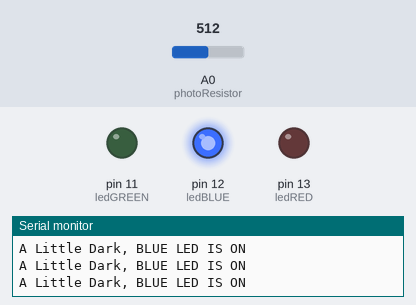
Bench run of a sketch on a simulated Arduino Uno, built with avr-gcc and run on an emulated ATmega328P. On the bench: output pins drawn as LEDs (lit = HIGH), the last lines printed to the serial monitor. The test bench sets the inputs (shaded band); at power-on: A0 (photoResistor) = 512.

Above: at 1.2 s.
1.3 s: A0 (photoResistor) set to 684
4.3 s: A0 (photoResistor) set to 715
At 5.5 s:
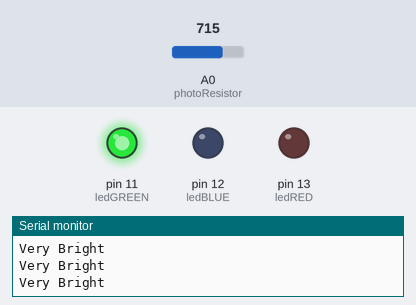
5.8 s: A0 (photoResistor) set to 290
At 6.8 s:
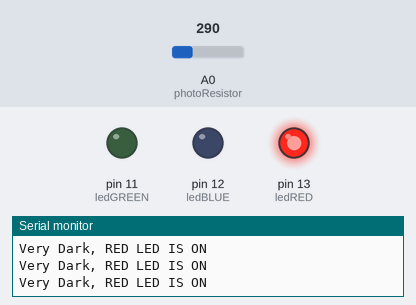
7.3 s: A0 (photoResistor) set to 309
At 8.7 s:
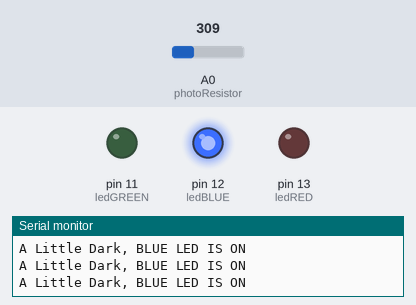
Timing chart, 0 to 9.8 s (numbered marks = the images above; inputs shaded):
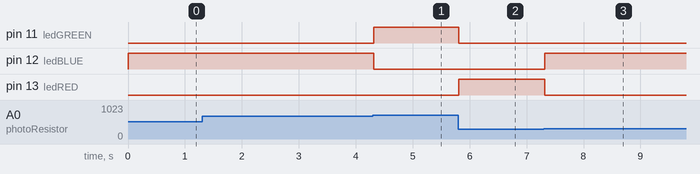

The sketch:

Lab_03.ino
```cpp
const int ledRED = 13;
const int ledBLUE = 12;
const int ledGREEN = 11;
const int photoResistor = A0;

void setup() {
  Serial.begin(9600);
  pinMode(ledRED, OUTPUT);
  pinMode(ledBLUE, OUTPUT);
  pinMode(ledGREEN, OUTPUT);
  pinMode(photoResistor, INPUT);
}
void loop() {
  int photoResistorStatus = analogRead(photoResistor);

  if(photoResistorStatus <= 300){
    digitalWrite(ledRED, HIGH);
    digitalWrite(ledBLUE, LOW);
    digitalWrite(ledGREEN, LOW);
    Serial.println("Very Dark, RED LED IS ON");
  }
  else if(photoResistorStatus <= 700){
    digitalWrite(ledBLUE, HIGH);
    digitalWrite(ledRED, LOW);
    digitalWrite(ledGREEN, LOW);
    Serial.println("A Little Dark, BLUE LED IS ON");
  }
  else{
    digitalWrite(ledGREEN, HIGH);
    digitalWrite(ledRED, LOW);
    digitalWrite(ledBLUE, LOW);
    Serial.println("Very Bright");
  }
}
```

Measured:
- the behaviour switches between 700 and 701 on A0 (photoResistor) (found by bisection; images 0 and 1)
- the behaviour switches between 300 and 301 on A0 (photoResistor) (found by bisection; images 2 and 3)
- after the input at 4.3 s, pin 11 (ledGREEN): LOW → HIGH at once; pin 12 (ledBLUE): HIGH → LOW at once
- after the input at 5.8 s, pin 11 (ledGREEN): HIGH → LOW at once; pin 13 (ledRED): LOW → HIGH at once
- after the input at 7.3 s, pin 12 (ledBLUE): LOW → HIGH at once; pin 13 (ledRED): HIGH → LOW at once
